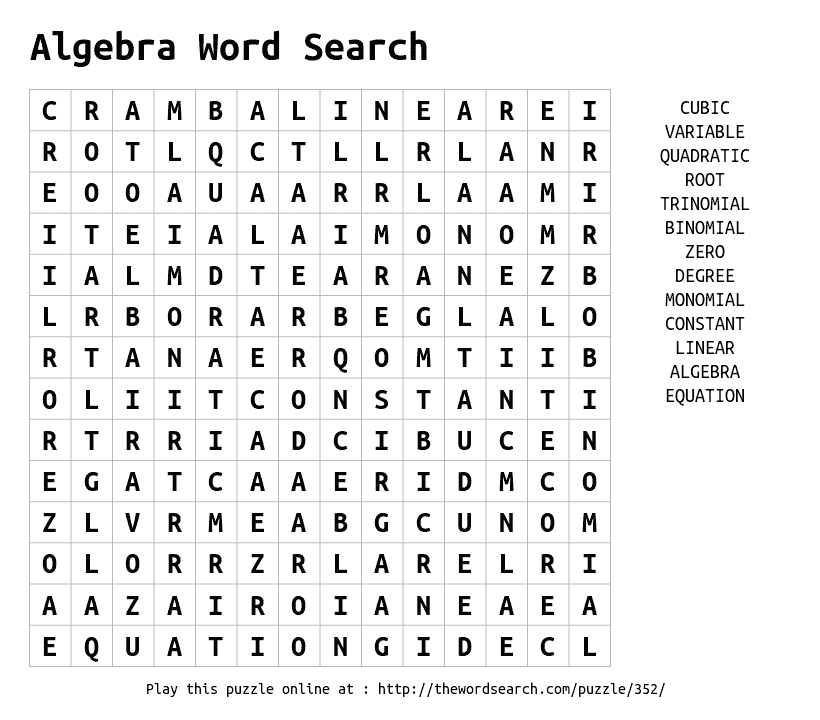
//> input picture Homework/Homework2/HW2_2019/HW2/Part_5/p5_search.png, 820 x 720 px
$ ./p7_code   (built with g++ and OpenCV 4)
//> lines starting //> are read from the running program, lines starting //| are printed output that depends on the picture; after the words box and inside, x2 and y2 are one past the last pixel; in counts of white or black regions, pixels touching at a corner belong together
// Read in the letter templates
    // Store in a Mat array
// Loop through all letter templates
    // Call the function that will determine locations of each vowel
        // Instead of drawing a bounding rectangle, draw the different font letter instead
// Display final image

#include <iostream>

#include <opencv2/opencv.hpp>
#include <opencv2/imgproc/imgproc.hpp>
#include <opencv2/highgui/highgui.hpp>
#include <opencv2/imgcodecs/imgcodecs.hpp>

using namespace std;
using namespace cv;

RNG rng(12345);

void processLetter(Mat src, Mat hl, Mat temp, char letter);
Mat isolateGrid(Mat src, Mat dst);

int main()
{
    char keyPress;
    cout << "p7_opencv_code.cpp\n";

    // Read image and template and make a copy to have the original image
    Mat src = imread("C:\\Users\\mmort\\GIT\\CprE575\\Homework\\Homework2\\HW2_2019\\HW2\\Part_5\\p5_search.png", IMREAD_GRAYSCALE);
//> src is the input picture: 720 rows x 820 cols, CV_8UC1; min 4, max 255, mean 237.3
    Mat dst = src.clone();
    Mat orig = src.clone();
    Mat hl = src.clone();

    // Read in the vowel templates
    Mat a = imread("C:\\Users\\mmort\\GIT\\CprE575\\Homework\\Homework2\\HW2_2019\\HW2\\Letter_Cutouts\\A.png", IMREAD_GRAYSCALE);
//> A.png cannot be read in this run, so this picture is empty
    Mat b = imread("C:\\Users\\mmort\\GIT\\CprE575\\Homework\\Homework2\\HW2_2019\\HW2\\Letter_Cutouts\\B.png", IMREAD_GRAYSCALE);
//> B.png cannot be read in this run, so this picture is empty
    Mat c = imread("C:\\Users\\mmort\\GIT\\CprE575\\Homework\\Homework2\\HW2_2019\\HW2\\Letter_Cutouts\\C.png", IMREAD_GRAYSCALE);
//> C.png cannot be read in this run, so this picture is empty
    Mat d = imread("C:\\Users\\mmort\\GIT\\CprE575\\Homework\\Homework2\\HW2_2019\\HW2\\Letter_Cutouts\\D.png", IMREAD_GRAYSCALE);
//> D.png cannot be read in this run, so this picture is empty
    Mat e = imread("C:\\Users\\mmort\\GIT\\CprE575\\Homework\\Homework2\\HW2_2019\\HW2\\Letter_Cutouts\\E.png", IMREAD_GRAYSCALE);
//> E.png cannot be read in this run, so this picture is empty
    Mat f = imread("C:\\Users\\mmort\\GIT\\CprE575\\Homework\\Homework2\\HW2_2019\\HW2\\Letter_Cutouts\\F.png", IMREAD_GRAYSCALE);
//> F.png cannot be read in this run, so this picture is empty
    Mat g = imread("C:\\Users\\mmort\\GIT\\CprE575\\Homework\\Homework2\\HW2_2019\\HW2\\Letter_Cutouts\\G.png", IMREAD_GRAYSCALE);
//> G.png cannot be read in this run, so this picture is empty
    Mat h = imread("C:\\Users\\mmort\\GIT\\CprE575\\Homework\\Homework2\\HW2_2019\\HW2\\Letter_Cutouts\\H.png", IMREAD_GRAYSCALE);
//> H.png cannot be read in this run, so this picture is empty
    Mat i = imread("C:\\Users\\mmort\\GIT\\CprE575\\Homework\\Homework2\\HW2_2019\\HW2\\Letter_Cutouts\\I.png", IMREAD_GRAYSCALE);
//> I.png cannot be read in this run, so this picture is empty
    Mat j = imread("C:\\Users\\mmort\\GIT\\CprE575\\Homework\\Homework2\\HW2_2019\\HW2\\Letter_Cutouts\\J.png", IMREAD_GRAYSCALE);
//> J.png cannot be read in this run, so this picture is empty
    Mat k = imread("C:\\Users\\mmort\\GIT\\CprE575\\Homework\\Homework2\\HW2_2019\\HW2\\Letter_Cutouts\\K.png", IMREAD_GRAYSCALE);
//> K.png cannot be read in this run, so this picture is empty
    Mat l = imread("C:\\Users\\mmort\\GIT\\CprE575\\Homework\\Homework2\\HW2_2019\\HW2\\Letter_Cutouts\\L.png", IMREAD_GRAYSCALE);
//> L.png cannot be read in this run, so this picture is empty
    Mat m = imread("C:\\Users\\mmort\\GIT\\CprE575\\Homework\\Homework2\\HW2_2019\\HW2\\Letter_Cutouts\\M.png", IMREAD_GRAYSCALE);
//> M.png cannot be read in this run, so this picture is empty
    Mat n = imread("C:\\Users\\mmort\\GIT\\CprE575\\Homework\\Homework2\\HW2_2019\\HW2\\Letter_Cutouts\\N.png", IMREAD_GRAYSCALE);
//> N.png cannot be read in this run, so this picture is empty
    Mat o = imread("C:\\Users\\mmort\\GIT\\CprE575\\Homework\\Homework2\\HW2_2019\\HW2\\Letter_Cutouts\\O.png", IMREAD_GRAYSCALE);
//> O.png cannot be read in this run, so this picture is empty
    Mat p = imread("C:\\Users\\mmort\\GIT\\CprE575\\Homework\\Homework2\\HW2_2019\\HW2\\Letter_Cutouts\\P.png", IMREAD_GRAYSCALE);
//> P.png cannot be read in this run, so this picture is empty
    Mat q = imread("C:\\Users\\mmort\\GIT\\CprE575\\Homework\\Homework2\\HW2_2019\\HW2\\Letter_Cutouts\\Q.png", IMREAD_GRAYSCALE);
//> Q.png cannot be read in this run, so this picture is empty
    Mat r = imread("C:\\Users\\mmort\\GIT\\CprE575\\Homework\\Homework2\\HW2_2019\\HW2\\Letter_Cutouts\\R.png", IMREAD_GRAYSCALE);
//> R.png cannot be read in this run, so this picture is empty
    Mat s = imread("C:\\Users\\mmort\\GIT\\CprE575\\Homework\\Homework2\\HW2_2019\\HW2\\Letter_Cutouts\\S.png", IMREAD_GRAYSCALE);
//> S.png cannot be read in this run, so this picture is empty
    Mat t = imread("C:\\Users\\mmort\\GIT\\CprE575\\Homework\\Homework2\\HW2_2019\\HW2\\Letter_Cutouts\\T.png", IMREAD_GRAYSCALE);
//> T.png cannot be read in this run, so this picture is empty
    Mat u = imread("C:\\Users\\mmort\\GIT\\CprE575\\Homework\\Homework2\\HW2_2019\\HW2\\Letter_Cutouts\\U.png", IMREAD_GRAYSCALE);
//> U.png cannot be read in this run, so this picture is empty
    Mat v = imread("C:\\Users\\mmort\\GIT\\CprE575\\Homework\\Homework2\\HW2_2019\\HW2\\Letter_Cutouts\\V.png", IMREAD_GRAYSCALE);
//> V.png cannot be read in this run, so this picture is empty
    Mat w = imread("C:\\Users\\mmort\\GIT\\CprE575\\Homework\\Homework2\\HW2_2019\\HW2\\Letter_Cutouts\\W.png", IMREAD_GRAYSCALE);
//> W.png cannot be read in this run, so this picture is empty
    Mat x = imread("C:\\Users\\mmort\\GIT\\CprE575\\Homework\\Homework2\\HW2_2019\\HW2\\Letter_Cutouts\\X.png", IMREAD_GRAYSCALE);
//> X.png cannot be read in this run, so this picture is empty
    Mat y = imread("C:\\Users\\mmort\\GIT\\CprE575\\Homework\\Homework2\\HW2_2019\\HW2\\Letter_Cutouts\\Y.png", IMREAD_GRAYSCALE);
//> Y.png cannot be read in this run, so this picture is empty
    Mat z = imread("C:\\Users\\mmort\\GIT\\CprE575\\Homework\\Homework2\\HW2_2019\\HW2\\Letter_Cutouts\\Z.png", IMREAD_GRAYSCALE);
//> Z.png cannot be read in this run, so this picture is empty

    // Store templates and colors in an array for easy iteration
    Mat letterTemplates[] = {a,b,c,d,e,f,g,h,i,j,k,l,m,n,o,p,q,r,s,t,u,v,w,x,y,z};
    char letters[] = {'A','B','C','D','E','F','G','H','I','J','K','L','M','N','O','P','Q','R','S','T','U','V','W','X','Y','Z'};

    // Remove the grid from the image (used for grid repair)
    bitwise_not(src, src);
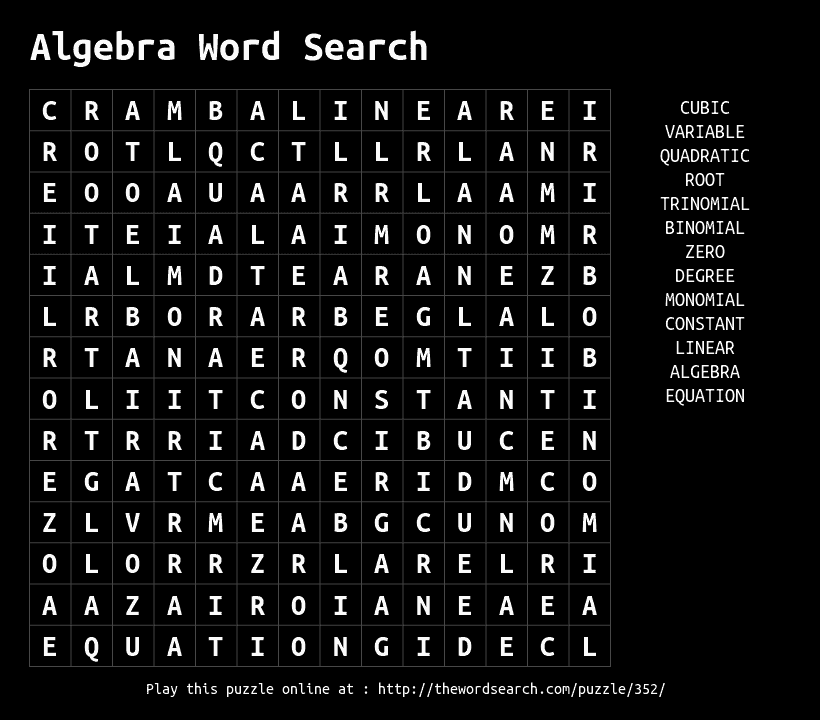
//> src: 720 rows x 820 cols, CV_8UC1; min 0, max 251, mean 17.7
    Mat grid = isolateGrid(src, dst);
    bitwise_not(hl, hl);
    bitwise_not(grid, grid);
    hl = hl-grid;
    bitwise_not(hl, hl);

    // Loop through all vowel templates
    for(int i = 0; i < 26; i++) {
        // Call the function that will determine locations of each vowel and color them (apply these to the same image)
        processLetter(orig, hl, letterTemplates[i], letters[i]);
    }

    // Add the grid back to the image (grid repair)
    bitwise_not(hl, hl);
    hl = hl+grid;
    bitwise_not(hl, hl);

    // Display final image
    imshow("Result", hl);

    while(1)
    {
        keyPress = waitKey();
        // Press q key to close window
        if (keyPress == 'q')
        {
            destroyAllWindows();
            break;
        }
    }
    return 0;
}

// Source: https://stackoverflow.com/questions/32041063/multiple-template-matching-only-detects-one-match/32095085#32095085
// This code is based on the solution at this link
void processLetter(Mat src, Mat hl, Mat temp, char letter) {
    // Match the A template on the grid
    Mat1f result;
    matchTemplate(src, temp, result, TM_CCOEFF_NORMED);

    // Replace all pixels with a value less than 0.95 with 0, so they are not processed as a match (confidence threshold)
    double thresh = 0.95;
    threshold(result, result, thresh, 1., THRESH_BINARY);

    // Convert result to CV_8U to support finding contours
    Mat resb;
    result.convertTo(resb, CV_8U, 255);

    // Find the contours of the grayscale match result (these will be all the points where A's are located)
    vector<vector<Point>> contours;
    findContours(resb, contours, RETR_LIST, CHAIN_APPROX_SIMPLE);

    // Process each matching A
    for (uint i=0; i<contours.size(); ++i)
    {
        // Mask out all other matching A's except the one that corresponds to the current contour
        Mat mask(result.rows, result.cols, uchar(0));
        drawContours(mask, contours, i, Scalar(255), FILLED);

        // Find the maximum matching location
        Point max_point;
        double max_val;
        minMaxLoc(result, NULL, &max_val, NULL, &max_point, mask);

        // Draw the font in different colors
        std::string s(1, letter);
        rectangle(hl, Rect(max_point.x, max_point.y, temp.cols, temp.rows), Scalar(255), FILLED);
        putText(hl, s, Point(max_point.x+10, max_point.y+30), FONT_HERSHEY_TRIPLEX, 1, Scalar(0), 1);
    }
}

// This is using the same process to isolate the grid as in part 2
Mat isolateGrid(Mat src, Mat dst) {
    // Extract the vertical lines of the grid
    Mat vert;
    Mat element1 = getStructuringElement( MORPH_RECT,
                         Size( 2*0 + 1, 2*17+1 ),
                         Point( 0, 17 ) );
    morphologyEx( src, vert, MORPH_OPEN, element1 );
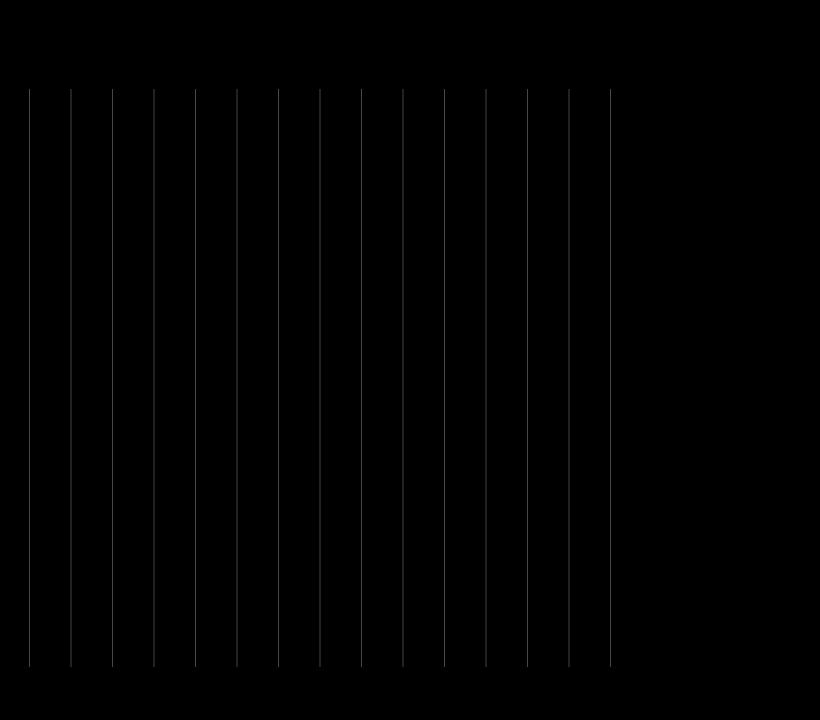
//> vert: 720 rows x 820 cols, CV_8UC1; min 0, max 71, mean 1

    // Extract the horizontal lines of the grid
    Mat horiz;
    Mat element2 = getStructuringElement( MORPH_RECT,
                         Size( 2*10 + 1, 2*0+1 ),
                         Point( 10, 0 ) );
    morphologyEx( src, horiz, MORPH_OPEN, element2 );
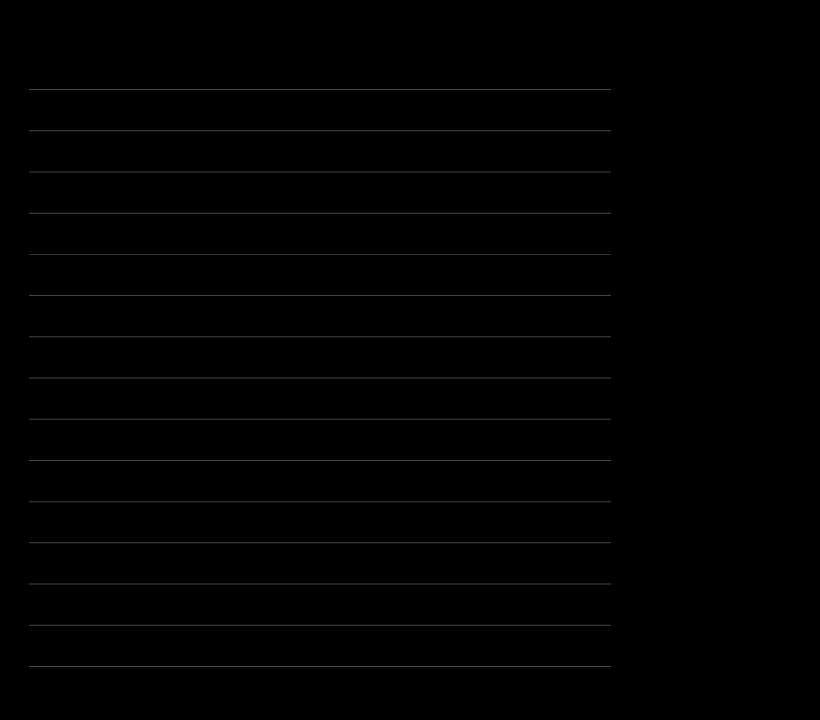
//> horiz: 720 rows x 820 cols, CV_8UC1; min 0, max 71, mean 1

    // Combine the horizontal and vertical lines into one image
    Mat grid = horiz+vert;

    // Determine the boundary of the image
    bool searchingRight = false;
    bool foundResult = false;
    int minRow = 0;
    int maxRow = 0;
    int minCol = 0;
    int maxCol = 0;
    for (int r = 0; r < grid.rows; r++) {
        for (int c = 0; c < grid.cols; c++) {
            if ((int) grid.at<uchar>(r, c) > 0 && minRow == 0) {
                minRow = r;
                minCol = c;
                searchingRight = true;
            }
            else if ((int) grid.at<uchar>(r, c) == 0 && searchingRight == true) {
                maxCol = c;
                maxRow = minRow + (maxCol - minCol);
                foundResult = true;
                break;
            }
        }
        if (foundResult) {
            break;
        }
    }
//> after the loop, minRow = 89; minCol = 29; searchingRight = true; maxCol = 611; maxRow = 671; foundResult = true

    // Using the grid dimensions, display only the grid pixels and pixels within the grid
    bitwise_not(src, src);
    dst = src;
    for (int i = 0; i < grid.rows; i++) {
        for (int j = 0; j < grid.cols; j++) {
            if (!(i >= minRow && i <= maxRow && j >= minCol && j <= maxCol)) {
                dst.at<uchar>(i, j) = 255;
            }
        }
    }
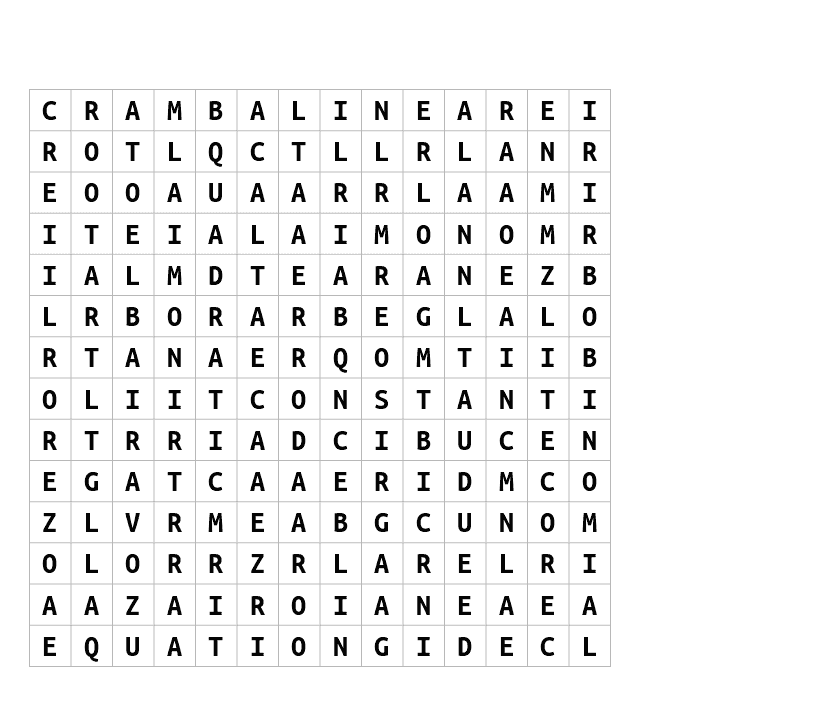
//> dst: 720 rows x 820 cols, CV_8UC1; 2.24% of pixels changed, all inside (x1, y1, x2, y2) = (30, 30, 750, 697)

    // Subtract the horizontal and vertical from the inverted image (should remove those lines)
    Mat letters;
    bitwise_not(dst, letters);
    bitwise_not(dst, dst);
    letters = letters-vert;
    letters = letters-horiz;

    // Subtract the isolated characters image from the original inverted image (should leave only grid)
    grid = dst - letters;
//> grid: 720 rows x 820 cols, CV_8UC1; min 0, max 71, mean 2

    // Invert the colors of these results back to the original black and white composition
    bitwise_not(letters, letters);
    bitwise_not(grid, grid);
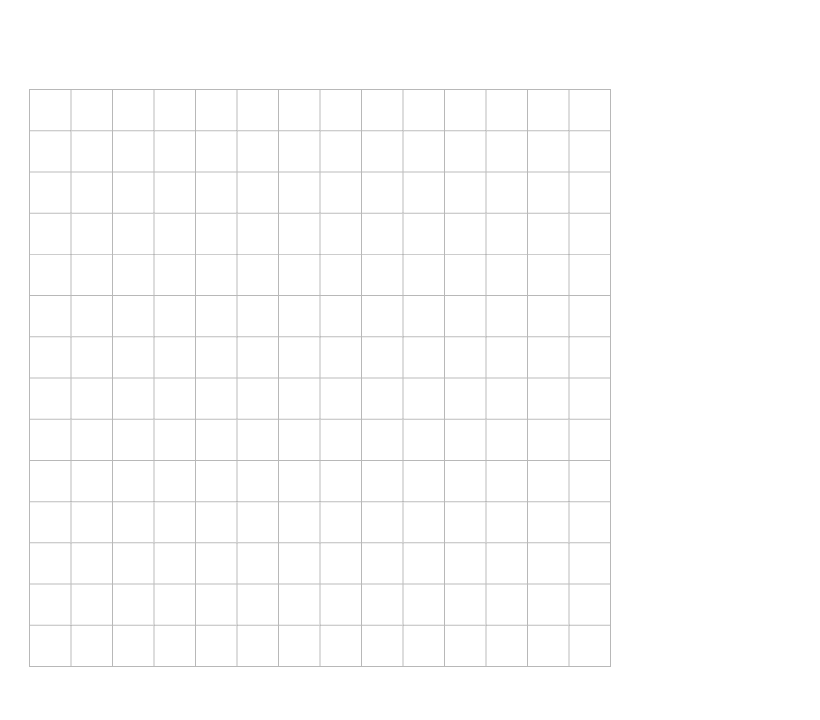
//> grid: 720 rows x 820 cols, CV_8UC1; min 184, max 255, mean 253
//> in main, `hl = hl-grid;`:
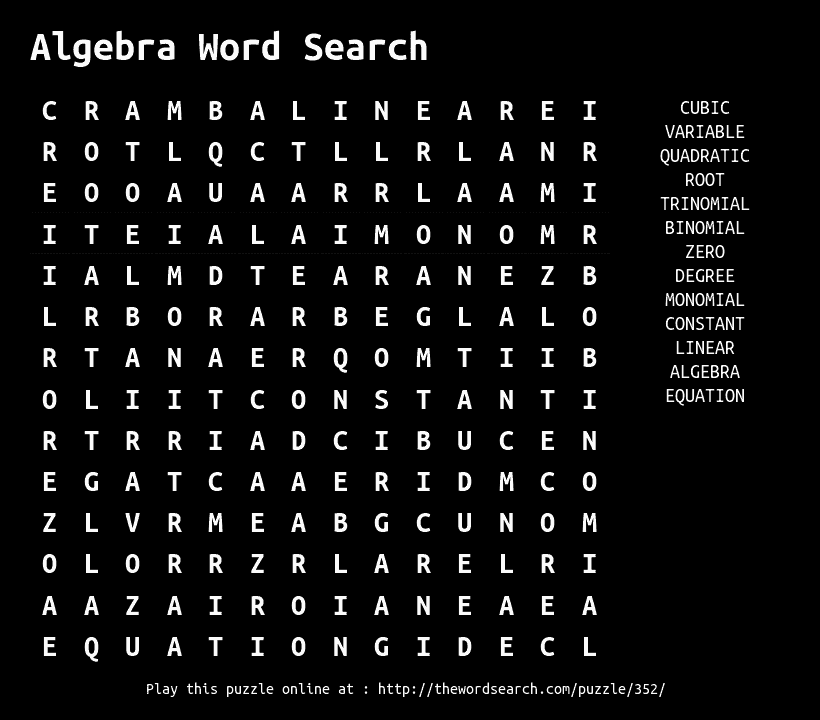
//> hl: 720 rows x 820 cols, CV_8UC1; 4.53% of pixels changed, all inside (x1, y1, x2, y2) = (29, 89, 611, 667)
//> in main, `bitwise_not(hl, hl);`:
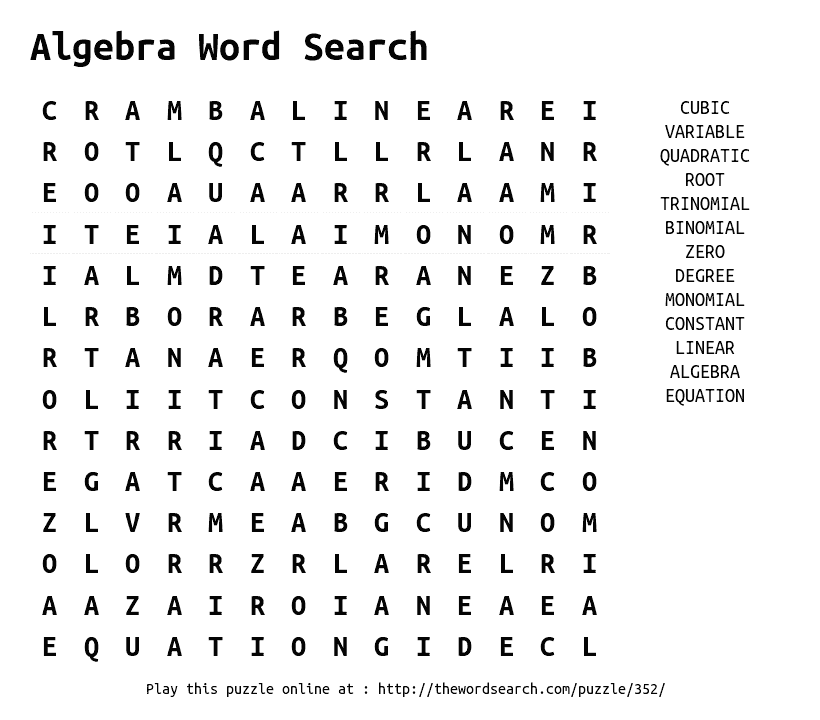
//> hl: 720 rows x 820 cols, CV_8UC1; min 4, max 255, mean 239.3
//> (the run ends here: the program stops with an error, at `matchTemplate(src, temp, result, TM_CCOEFF_NORMED);`)
